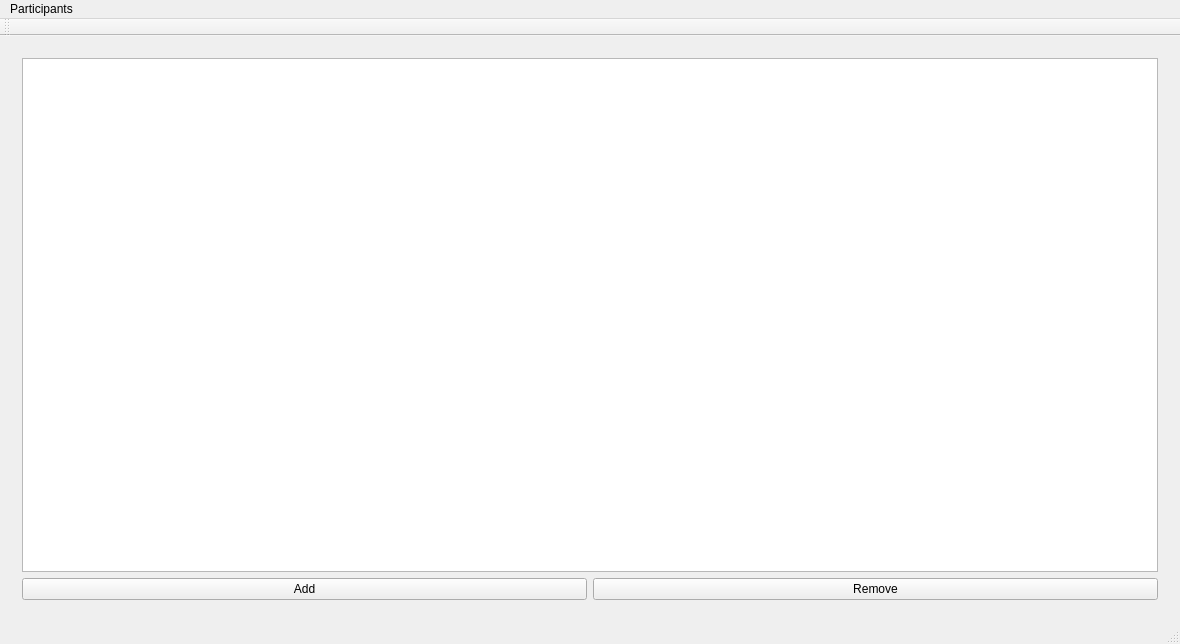
<?xml version="1.0" encoding="UTF-8"?>
<ui version="4.0">
 <class>MainWindow</class>
 <widget class="QMainWindow" name="MainWindow">
  <property name="geometry">
   <rect>
    <x>0</x>
    <y>0</y>
    <width>1180</width>
    <height>644</height>
   </rect>
  </property>
  <property name="windowTitle">
   <string>MainWindow</string>
  </property>
  <widget class="QWidget" name="centralWidget">
   <layout class="QVBoxLayout" name="verticalLayout">
    <item>
     <widget class="QStackedWidget" name="stackedWidget">
      <widget class="QWidget" name="page_3">
       <layout class="QVBoxLayout" name="verticalLayout_2">
        <item>
         <widget class="QTableView" name="personsTableView"/>
        </item>
        <item>
         <layout class="QHBoxLayout" name="horizontalLayout">
          <item>
           <widget class="QPushButton" name="addButton">
            <property name="text">
             <string>Add</string>
            </property>
           </widget>
          </item>
          <item>
           <widget class="QPushButton" name="removeButton">
            <property name="text">
             <string>Remove</string>
            </property>
           </widget>
          </item>
         </layout>
        </item>
       </layout>
      </widget>
      <widget class="QWidget" name="page_4"/>
     </widget>
    </item>
   </layout>
  </widget>
  <widget class="QMenuBar" name="menuBar">
   <property name="geometry">
    <rect>
     <x>0</x>
     <y>0</y>
     <width>1180</width>
     <height>26</height>
    </rect>
   </property>
   <widget class="QMenu" name="menuParticipants">
    <property name="title">
     <string>Participants</string>
    </property>
   </widget>
   <addaction name="menuParticipants"/>
  </widget>
  <widget class="QToolBar" name="mainToolBar">
   <attribute name="toolBarArea">
    <enum>TopToolBarArea</enum>
   </attribute>
   <attribute name="toolBarBreak">
    <bool>false</bool>
   </attribute>
  </widget>
  <widget class="QStatusBar" name="statusBar"/>
 </widget>
 <layoutdefault spacing="6" margin="11"/>
 <resources/>
 <connections/>
</ui>
